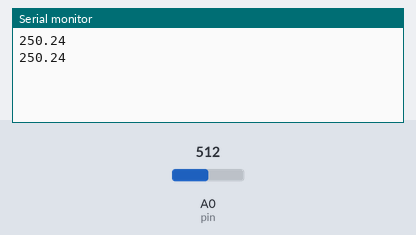
Simulated run of this sketch. Board: Arduino Uno, built with avr-gcc and run on an emulated ATmega328P. Parts: the last lines printed to the serial monitor. The inputs (shaded band) are chosen by the test bench; at power-on: A0 (pin) = 512.

Above: at 1.8 s.
1.9 s: A0 (pin) set to 716
At 2.8 s:
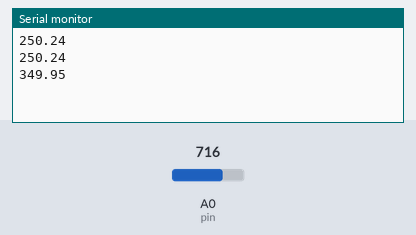
3.4 s: A0 (pin) set to 900
At 4.7 s:
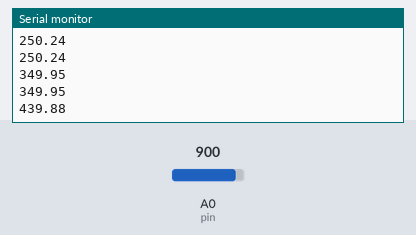
Timing chart, 0 to 6.4 s (numbered marks = the images above; inputs shaded):
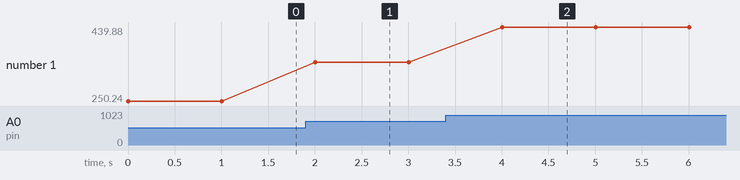

Measured:
- after the input at 1.9 s, the serial monitor: prints a new line after 0.10 s (image 1)
- after the input at 3.4 s, the serial monitor: prints a new line after 0.60 s (image 2)
- plotted number 1: 250.24 → 349.95 after the input at 1.9 s, 349.95 → 439.88 after the input at 3.4 s

The sketch:

analog.ino
```cpp
float x = 0.0;
int pin = A0;
void setup() {
  pinMode(A0, INPUT);
  Serial.begin(9600);
}
void loop() {
  x = analogRead(pin) * 500.0 / 1023.0;
  Serial.println(x);
  delay(1000);
}
```
